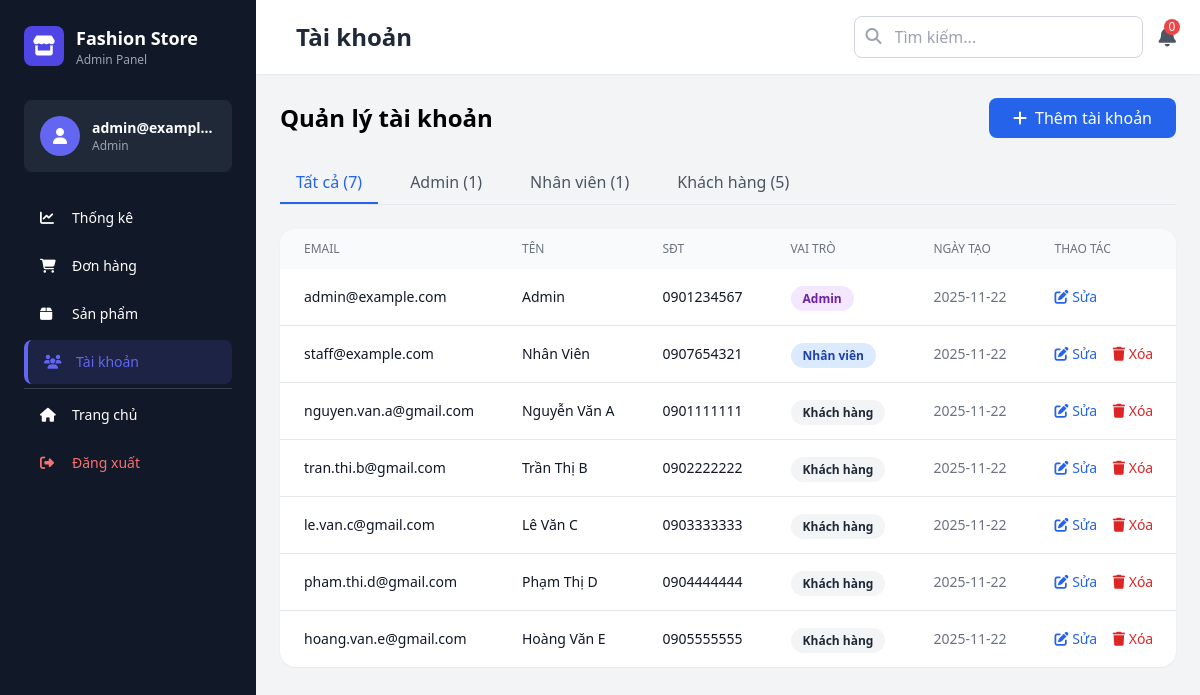
Page /admin/users (signed in) on the committed database.
### database.py (models this page shows)
class User(db.Model):
    __tablename__ = 'users'
    email = db.Column(db.String(120), primary_key=True)
    password = db.Column(db.String(200), nullable=False)
    role = db.Column(db.String(20), default='user')
    name = db.Column(db.String(100), nullable=False)
    phone = db.Column(db.String(20))
    address = db.Column(db.Text)
    wishlist = db.Column(db.Text)  # JSON array
    created_at = db.Column(db.DateTime, default=datetime.now)
    orders = db.relationship('Order', backref='user', lazy=True)
    def to_dict(self):
        return {
            'email': self.email,
            'password': self.password,
            'role': self.role,
            'name': self.name,
            'phone': self.phone,
            'address': self.address,
            'wishlist': json.loads(self.wishlist) if self.wishlist else [],
            'orders': [order.id for order in self.orders],
            'created_at': self.created_at.isoformat() if self.created_at else None
        }

### flask_clothing_store.py (the view)
@app.route('/admin/users')
@admin_required
def admin_users():
    role_filter = request.args.get('role', 'all')
    if role_filter == 'all':
        users = User.query.all()
    else:
        users = User.query.filter_by(role=role_filter).all()
    all_count = User.query.count()
    admin_count = User.query.filter_by(role='admin').count()
    staff_count = User.query.filter_by(role='staff').count()
    user_count = User.query.filter_by(role='user').count()
    return render_template('admin/users.html',
                         users=[u.to_dict() for u in users],
                         role=role_filter,
                         all_count=all_count,
                         admin_count=admin_count,
                         staff_count=staff_count,
                         user_count=user_count)

### flask_clothing_store.py (called while the page is built)
def admin_required(f):
    @wraps(f)
    def decorated_function(*args, **kwargs):
        if 'user' not in session or session['user']['role'] != 'admin':
            flash('Bạn không có quyền truy cập trang này', 'error')
            return redirect(url_for('home'))
        return f(*args, **kwargs)
    return decorated_function

@app.context_processor
def utility_processor():
    return {
        'now': datetime.datetime.now(),
        'wishlist_count': lambda: len(get_wishlist()),
        'cart_count': lambda: len(get_cart()),
        'format_price': format_price,
        'get_featured_products': get_featured_products,
        'get_best_sellers': get_best_sellers,
        'get_categories': get_categories,
        'get_wishlist': get_wishlist
    }

### templates/admin/users.html (shortened to what this page needs)
{% extends "admin/base_admin.html" %}
{% block page_title %}Tài khoản{% endblock %}
{% block content %}
<div class="flex justify-between items-center mb-6">
    <h2 class="text-2xl font-bold">Quản lý tài khoản</h2>
    <a href="/admin/add-user" class="bg-blue-600 text-white px-6 py-2 rounded-lg hover:bg-blue-700 transition">
        <i class="fas fa-plus mr-2"></i>Thêm tài khoản
    </a>
</div>
    <div class="mb-6 flex space-x-4 border-b">
        <a href="?role=all" class="px-4 py-2 {% if not role or role == 'all' %}border-b-2 border-blue-600 text-blue-600{% else %}text-gray-600 hover:text-blue-600{% endif %}">
            Tất cả ({{ all_count }})
        </a>
        <a href="?role=admin" class="px-4 py-2 {% if role == 'admin' %}border-b-2 border-blue-600 text-blue-600{% else %}text-gray-600 hover:text-blue-600{% endif %}">
            Admin ({{ admin_count }})
        </a>
        <a href="?role=staff" class="px-4 py-2 {% if role == 'staff' %}border-b-2 border-blue-600 text-blue-600{% else %}text-gray-600 hover:text-blue-600{% endif %}">
            Nhân viên ({{ staff_count }})
        </a>
        <a href="?role=user" class="px-4 py-2 {% if role == 'user' %}border-b-2 border-blue-600 text-blue-600{% else %}text-gray-600 hover:text-blue-600{% endif %}">
            Khách hàng ({{ user_count }})
        </a>
    </div>
    <div class="bg-white rounded-2xl shadow-sm overflow-hidden">
        <table class="min-w-full">
            <thead class="bg-gray-50">
                <tr>
                    <th class="px-6 py-3 text-left text-xs font-medium text-gray-500 uppercase">Email</th>
                    <th class="px-6 py-3 text-left text-xs font-medium text-gray-500 uppercase">Tên</th>
                    <th class="px-6 py-3 text-left text-xs font-medium text-gray-500 uppercase">SĐT</th>
                    <th class="px-6 py-3 text-left text-xs font-medium text-gray-500 uppercase">Vai trò</th>
                    <th class="px-6 py-3 text-left text-xs font-medium text-gray-500 uppercase">Ngày tạo</th>
                    <th class="px-6 py-3 text-left text-xs font-medium text-gray-500 uppercase">Thao tác</th>
                </tr>
            </thead>
            <tbody class="divide-y divide-gray-200">
                {% for user in users %}
                <tr class="hover:bg-gray-50">
                    <td class="px-6 py-4 whitespace-nowrap">
                        <div class="text-sm font-medium text-gray-900">{{ user.email }}</div>
                    </td>
                    <td class="px-6 py-4 whitespace-nowrap">
                        <div class="text-sm text-gray-900">{{ user.name }}</div>
                    </td>
                    <td class="px-6 py-4 whitespace-nowrap">
                        <div class="text-sm text-gray-900">{{ user.phone or '-' }}</div>
                    </td>
                    <td class="px-6 py-4 whitespace-nowrap">
                        <span class="px-3 py-1 text-xs font-semibold rounded-full
                            {% if user.role == 'admin' %}bg-purple-100 text-purple-800
                            {% elif user.role == 'staff' %}bg-blue-100 text-blue-800
                            {% else %}bg-gray-100 text-gray-800{% endif %}">
                            {% if user.role == 'admin' %}Admin
                            {% elif user.role == 'staff' %}Nhân viên
                            {% else %}Khách hàng{% endif %}
                        </span>
                    </td>
                    <td class="px-6 py-4 whitespace-nowrap text-sm text-gray-500">
                        {{ user.created_at[:10] if user.created_at else '-' }}
                    </td>
                    <td class="px-6 py-4 whitespace-nowrap text-sm">
                        <a href="/admin/edit-user/{{ user.email }}" class="text-blue-600 hover:text-blue-900 mr-3">
                            <i class="fas fa-edit"></i> Sửa
                        </a>
                        {% if user.email != session.user.email %}
                        <form action="/admin/delete-user" method="POST" class="inline" onsubmit="return confirm('Bạn có chắc muốn xóa tài khoản này?')">
                            <button type="submit" class="text-red-600 hover:text-red-900">
                                <i class="fas fa-trash"></i> Xóa
                            </button>
                        </form>
                        {% endif %}
                    </td>
                </tr>
                {% else %}
                <tr>
                    <td colspan="6" class="px-6 py-4 text-center text-gray-500">
                        Không có tài khoản nào
                    </td>
                </tr>
                {% endfor %}
            </tbody>
        </table>
    </div>
{% endblock %}

### rows in the picture
User: email "admin@example.com", name "Admin", phone "0901234567", role "Admin", created_at "2025-11-22"
User: email "staff@example.com", name "Nhân Viên", phone "0907654321", role "Nhân viên", created_at "2025-11-22"
User: email "nguyen.van.a@gmail.com", name "Nguyễn Văn A", phone "0901111111", role "Khách hàng", created_at "2025-11-22"
User: email "tran.thi.b@gmail.com", name "Trần Thị B", phone "0902222222", role "Khách hàng", created_at "2025-11-22"
User: email "le.van.c@gmail.com", name "Lê Văn C", phone "0903333333", role "Khách hàng", created_at "2025-11-22"
User: email "pham.thi.d@gmail.com", name "Phạm Thị D", phone "0904444444", role "Khách hàng", created_at "2025-11-22"
User: email "hoang.van.e@gmail.com", name "Hoàng Văn E", phone "0905555555", role "Khách hàng", created_at "2025-11-22"

### other values in the picture
{{ session.user.email }} "admin@exampl…"
{{ session.user.role }} "Admin"
{{ all_count }} "7"
{{ admin_count }} "1"
{{ staff_count }} "1"
{{ user_count }} "5"
